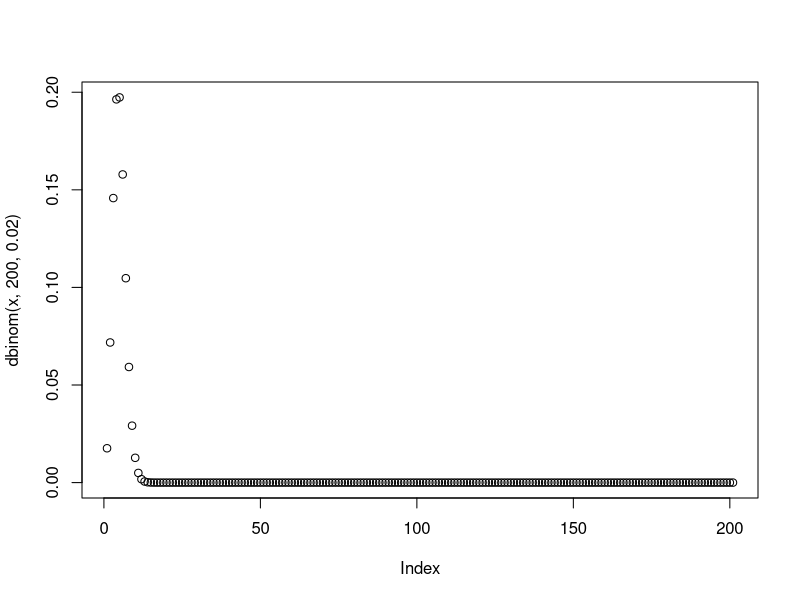

This chart was generated by the following R code:

# from here https://fr.mathworks.com/help/stats/binopdf.html
# A Quality Assurance inspector tests 200 circuit boards a day. 
# If 2% of the boards have defects, what is the probability 
# that the inspector will find no defective boards on any given day?

dbinom(0,200,0.02) #0.0176

# What is the most likely number of defective boards the inspector will find?

x <- 0:200
d <- dbinom(x, 200, 0.02)
max <- max(dbinom(x, 200, 0.02))
x[which(d == max)]

plot(dbinom(x,200,0.02))